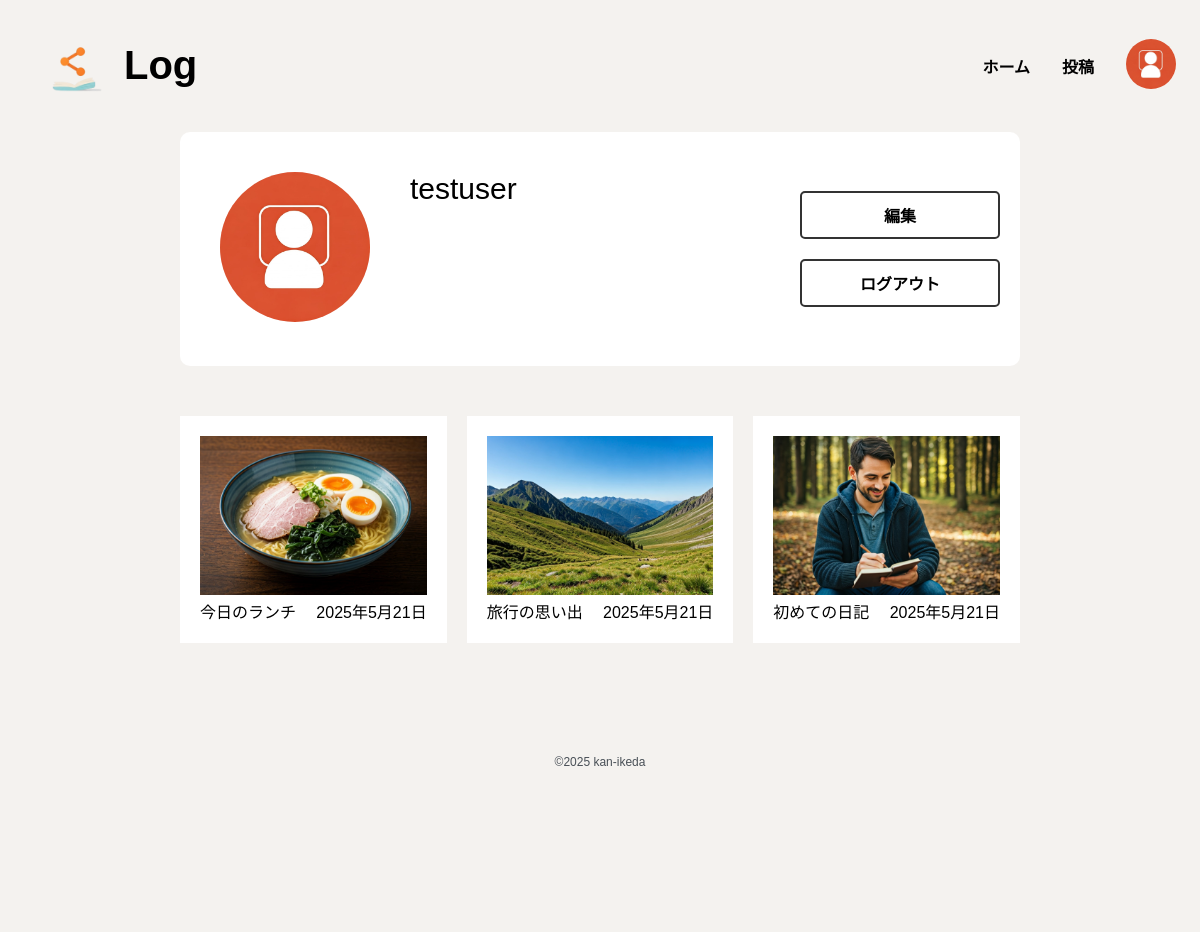
Page /mypage/ (signed in) on the committed database.
### mylog/models.py (models this page shows, shortened)
class Log(models.Model):
    title = models.CharField('タイトル', max_length=100)
    image = models.ImageField('画像', upload_to='logs/', blank=True, null=True)
    date = models.DateField('日付', auto_now_add=True)
    author = models.ForeignKey(User, on_delete=models.CASCADE, verbose_name='作者')
    content = models.TextField('内容', blank=True, null=True)
    tags = models.ManyToManyField(Tag, related_name='タグ')
    datetime = models.DateTimeField(auto_now_add=True)
    is_public = models.BooleanField(default=True)
    def truncated_title9(self, length=9):
        if len(self.title) > length:
            return self.title[:length] + "…"
        return self.title

### mylog/views.py (the view)
# urls.py: path('mypage/', views.MyPageView.as_view(),name= 'mypage'), #マイページ
class MyPageView(LoginRequiredMixin, ListView):
    model = Log
    template_name = 'mylog/mypage.html'
    context_object_name = 'logs'
    def get_queryset(self):
        return Log.objects.filter(author=self.request.user).order_by('-datetime')
    def get_context_data(self, **kwargs):
        context = super().get_context_data(**kwargs)
        context['profile'] = self.request.user.profile
        return context

### templates/mylog/mypage.html (shortened to what this page needs)
{% extends 'base.html' %}
{% load static %}
{% block extra_css %}
<link rel="stylesheet" type="text/css" href="{% static 'css/mypage.css' %}">
<link rel="stylesheet" type="text/css" href="{% static 'css/log_list.css' %}">
{% endblock %}
{% block content %}
<div class="mypage">
    <div class="profile">
        <div class="icon bg-w">
            {% if profile.avatar %}
            <img src="{{ profile.avatar.url }}" alt="アバター">
            {% else %}
            <img src="{% static 'images/user_ikon.jpg' %}" alt="アバターなし">
            {% endif %}
        </div>
        <div class="profile_name bg-w">
            <div class="username bg-w">
                {{ user.username }}
            </div>
        </div>
        <div class="profile_btn bg-w">
            <a href="{% url 'accounts:profile' %}" class="btn_simple">編集</a>
            <form method="post" action="{% url 'accounts:logout' %}">
                <button type="submit" class="btn_simple bg-w">ログアウト</button>
            </form>
        </div>
    </div>
    <div class="userlogs">
        {% for log in logs %}
    <div class="logs">
        <div class="logs_area bg-w">
            <div class="log">
                {% if log.image %}
                    <div class="log_img bg-w">
                        <a href="{% url 'mylog:log_detail' log.pk %}" class="bg-w">
                            <img src="{{ log.image.url }}" alt="投稿画像">
                        </a>
                    </div>
                {% else %}
                    <div class="log_img">
                        <a href="{% url 'mylog:log_detail' log.pk %}" class="bg-w">
                            <img src="{% static 'images/NoImage.jpg' %}" alt="投稿画像">
                        </a>
                    </div>
                {% endif %}
                <div class="title_user bg-w">
                    <div class="log_title bg-w">
                        <a href="{% url 'mylog:log_detail' log.pk %}" class="bg-w">
                            {{ log.truncated_title9 }}
                        </a>
                    </div>
                    <div class="log_user bg-w">
                        <a href="{% url 'mylog:log_detail' log.pk %}" class="bg-w">
                            {{ log.date}}
                        </a>
                    </div>
                </div>
            </div>
        </div>
    </div>
    {% endfor %}
    </div>
    {% endblock %}

### static/css/base.css (style rules this page uses)
* { background-color: #F4F2EF; color: black; text-align: center; }
body { font-family: sans-serif; margin: 0; }
a { text-decoration: none; }
img { width: 100px; height: 100px; }
.bg-w { background-color: #fff; }

### static/css/mypage.css (style rules this page uses)
.mypage { width: 70%; margin: 0 auto; }
.icon img { width: 150px; height: 150px; border-radius: 50%; margin: 20px; }
.profile { display: flex; justify-content: space-between; background-color: #fff; padding: 20px; border-radius: 10px; }
.profile_btn { display: flex; flex-direction: column; justify-content: center; }
.profile_name { margin: 20px; text-align: left; flex-grow: 1; }
.username { text-align: left; font-size: 30px; }
.btn_simple { width: 200px; display: inline-block; padding: 10px; font-size: 16px; cursor: pointer; text-align: center; text-decoration: none; color: #000; border: 2px solid #333; border-radius: 5px; background-color: #fff; font-weight: bold; box-sizing: border-box; margin: 10px 0; transition: 0.3s ease-in-out; }
.bg-w { background-color: #fff; }
form { background-color: #fff; }
.userlogs { margin: 50px 0; display: grid; grid-template-columns: repeat(3, 1fr); gap: 20px; }

### static/css/log_list.css (style rules this page uses)
.logs { display: flex; background-color: #fff; }
.log { width: 100%; height: auto; background-color: #fff; }
.title_user { display: flex; justify-content: space-between; background-color: #fff; }
.logs_area { margin: 20px; }
.log_img img { width: 100%; height: auto; }

### rows in the picture
Log: image (picture), truncated_title9 "今日のランチ", date "2025年5月21日"
Log: image (picture), truncated_title9 "旅行の思い出", date "2025年5月21日"
Log: image (picture), truncated_title9 "初めての日記", date "2025年5月21日"

### other values in the picture
{{ user.username }} "testuser"
